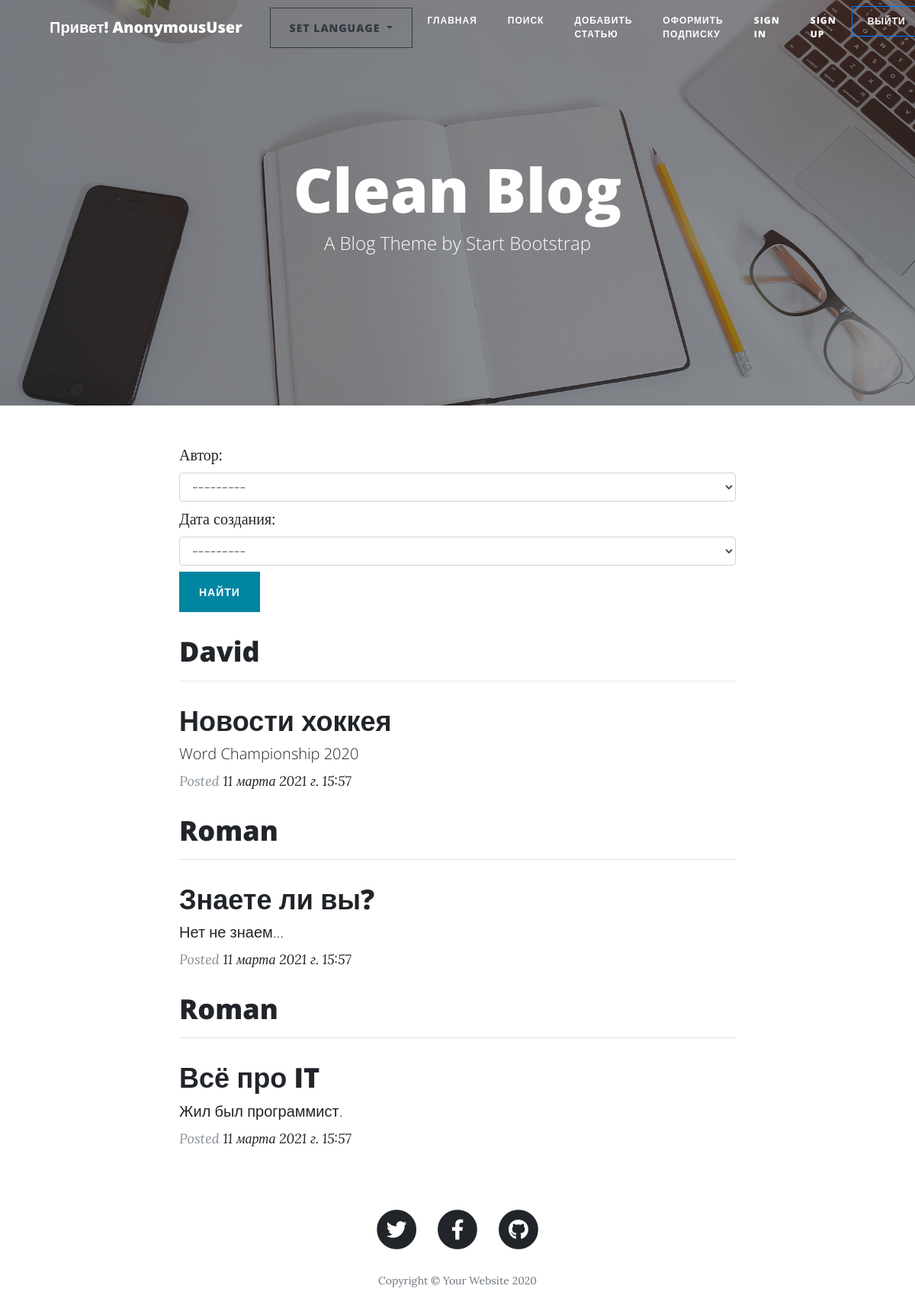
The page /ru/news/search/ on the database its author committed.
### news/models.py (models this page shows, shortened)
class Post(models.Model):
    news = 'Новость'
    article = 'Статья'
    Posts = [(news, 'Новость'), (article, 'Статья'), ('select', 'Выбрать')]
    post_author = models.ForeignKey(Author, on_delete=models.CASCADE, verbose_name='Автор', blank=True, null=True)
    post_theme = models.CharField(max_length=30, choices=Posts, default='select', verbose_name='Тема')
    publish = models.DateTimeField(auto_now_add=True, verbose_name='Дата публикации')
    created = models.DateTimeField(default=timezone.now, verbose_name='Дата создания')
    post_category = models.ManyToManyField(Category, through='PostCategory', verbose_name='Категории')
    post_title = models.CharField('Заголовок', max_length=50)
    post_text = models.TextField('Текст')
    post_rating = models.IntegerField(default=0, verbose_name='Рейтинг')
    post_likes = models.IntegerField(default=0, verbose_name='Понравилось')
    post_dislikes = models.IntegerField(default=0, verbose_name='Не понравилось')
    class Meta:
        verbose_name = 'Пост'
        verbose_name_plural = 'Посты'

class Author(models.Model):
    author = models.OneToOneField(User, on_delete=models.CASCADE, blank=True, null=True, unique=True, verbose_name='Автор')
    rating = models.IntegerField('Рейтинг', auto_created=True, default=0)
    def __str__(self):
        return '%s' % self.author
    class Meta:
        verbose_name = 'Автор'
        verbose_name_plural = 'Авторы'

### news/views.py (the view)
# urls.py: path('search/', PostSearch.as_view(), name='search'),
class PostSearch(ListView):
    model = Post
    template_name = 'news/search.html'
    context_object_name = 'posts'
    def get_context_data(self, **kwargs):  # забираем отфильтрованные объекты переопределяя
        context = super().get_context_data(**kwargs)
        context['filter'] = PostFilter(self.request.GET, queryset=self.get_queryset())  # вписываем наш фильтр в контекст
        return context

### templates/news/search.html
{% extends 'default.html' %}
{% block content %}
<div class="container">
    <div class="row">
      <div class="col-lg-8 col-md-10 mx-auto">
        <form method="GET">
         {{ filter.form }}
          <button type="submit" class="btn btn-primary">Найти</button>
        </form>
        {% for post in filter.qs %}
        <div class="post-preview">
          <a href="{% url 'post' post.pk %}">
            <h2 class="post-title">
             {{ post.post_author }}
            </h2>
              <hr>
              <h3 class="post-title">{{ post.post_title }}</h3>
            <h5 class="post-subtitle">
              {{ post.post_text|truncatechars:50 }}
            </h5>
          </a>
          <p class="post-meta">Posted
            <a href="#">{{ post.created }}</a></p>
          {% endfor %}
        </div>
{% endblock %}

### rows shown on the page
Post: post_author "David", post_title "Новости хоккея", post_text "Word Championship 2020", created "11 марта 2021 г. 15:57"
Post: post_author "Roman", post_title "Знаете ли вы?", post_text "Нет не знаем...", created "11 марта 2021 г. 15:57"
Post: post_author "Roman", post_title "Всё про IT", post_text "Жил был программист.", created "11 марта 2021 г. 15:57"

### other values the page prints
{{ request.user }} "AnonymousUser"
